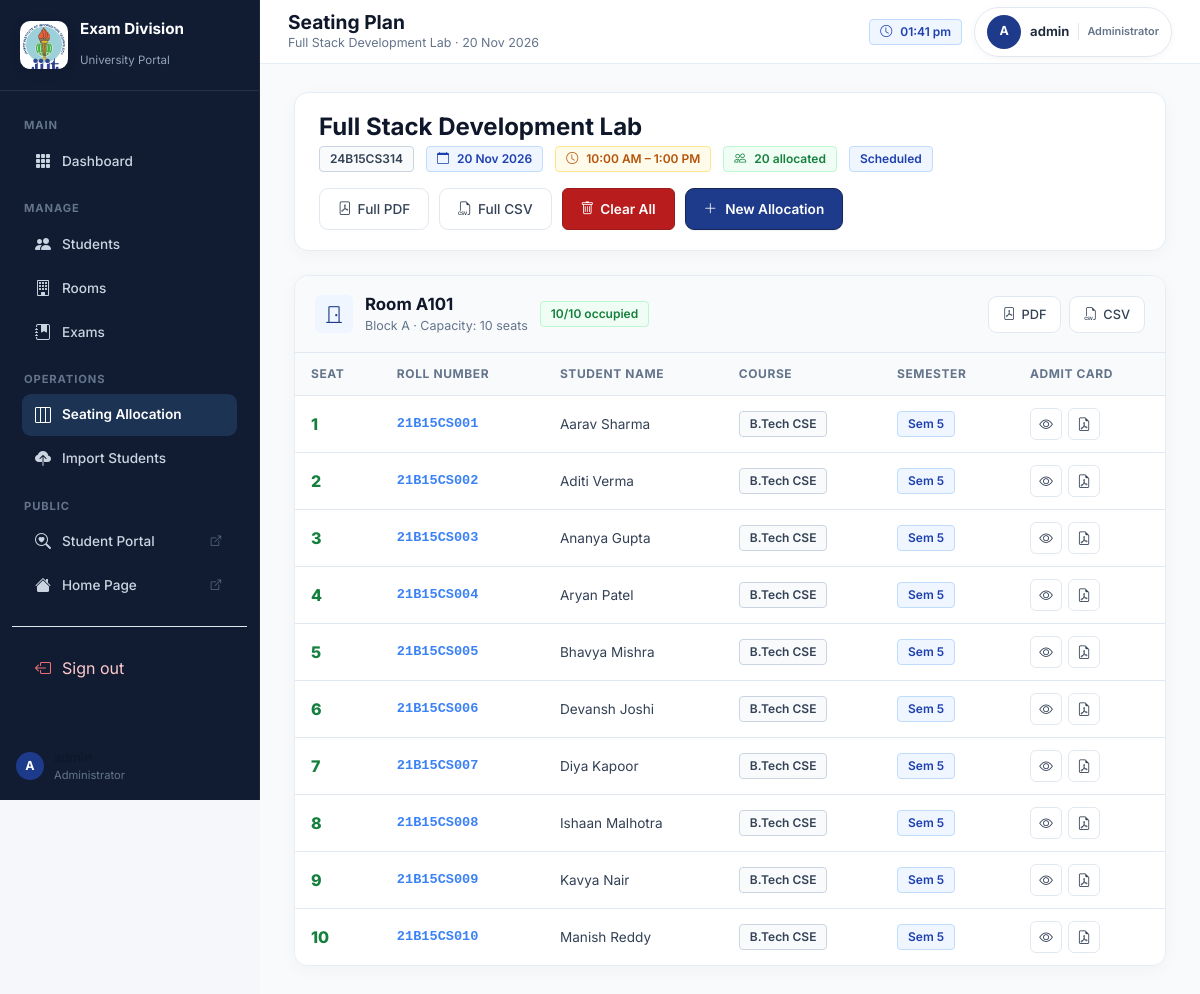
Before: /seating/1/ (signed in) with the older database file.
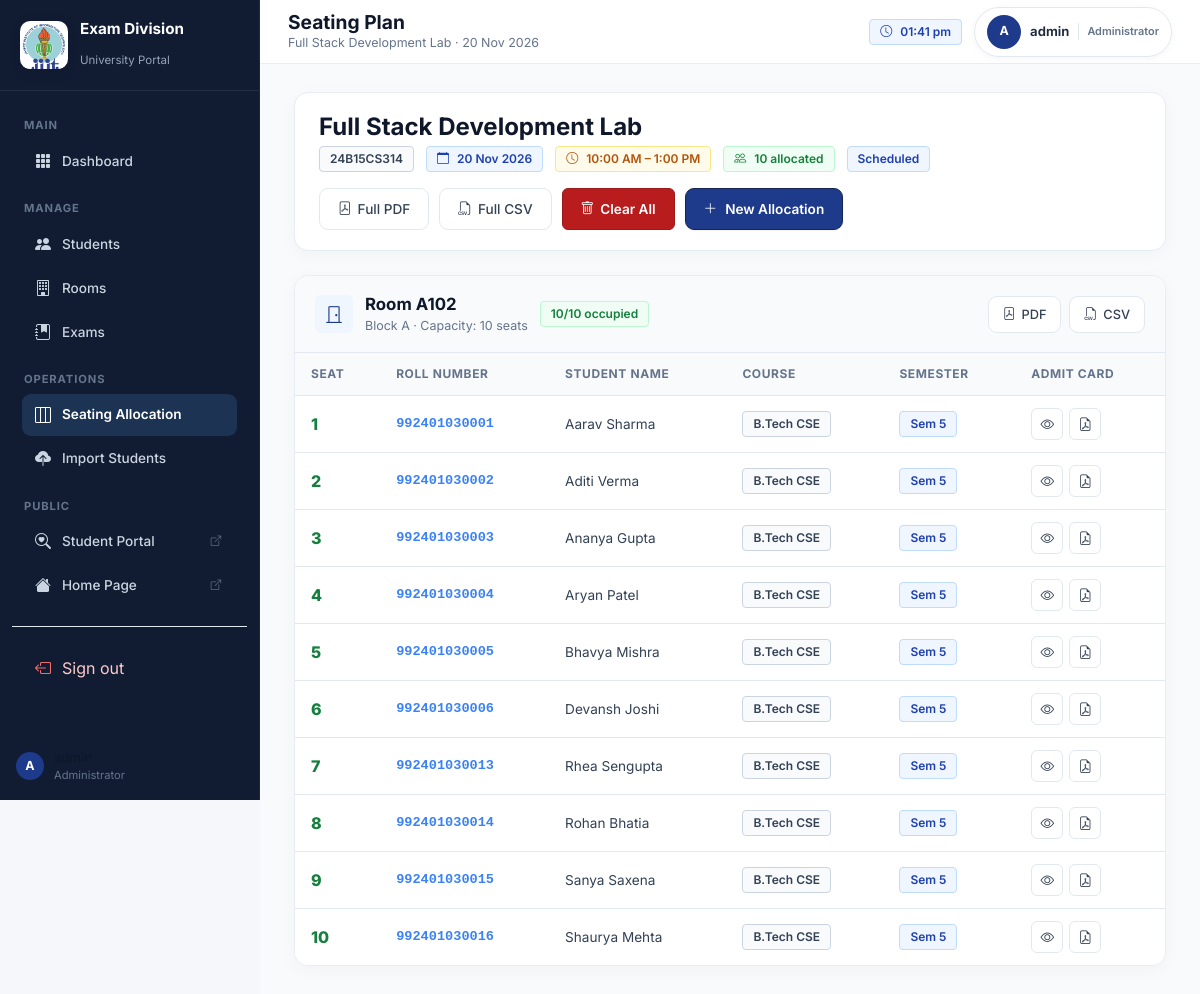
After: the same page with the newer database file.
### exams/models.py (models this page shows, shortened)
class Exam(models.Model):
    STATUS_CHOICES = [
        ('scheduled', 'Scheduled'),
        ('ongoing', 'Ongoing'),
        ('completed', 'Completed'),
        ('cancelled', 'Cancelled'),
    ]
    subject = models.CharField(max_length=150, verbose_name='Subject Name')
    subject_code = models.CharField(max_length=20, blank=True, null=True, verbose_name='Subject Code')
    target_course = models.CharField(max_length=50, choices=Student.COURSE_CHOICES, blank=True, default='', verbose_name='Applicable Course')
    target_semester = models.IntegerField(choices=Student.SEMESTER_CHOICES, blank=True, null=True, verbose_name='Applicable Semester')
    exam_date = models.DateField(verbose_name='Exam Date')
    start_time = models.TimeField(verbose_name='Start Time')
    end_time = models.TimeField(verbose_name='End Time')
    status = models.CharField(max_length=20, choices=STATUS_CHOICES, default='scheduled')
    description = models.TextField(blank=True, null=True)
    created_at = models.DateTimeField(auto_now_add=True)
    updated_at = models.DateTimeField(auto_now=True)
    class Meta:
        ordering = ['-exam_date', 'subject']
        verbose_name = 'Exam'
        verbose_name_plural = 'Exams'

class Room(models.Model):
    BUILDING_CHOICES = [
        ('Block A', 'Block A'),
        ('Block B', 'Block B'),
        ('Block C', 'Block C'),
        ('Block D', 'Block D'),
        ('Main Block', 'Main Block'),
        ('Lab Block', 'Lab Block'),
    ]
    room_number = models.CharField(max_length=20, unique=True, verbose_name='Room Number')
    building = models.CharField(max_length=50, choices=BUILDING_CHOICES, default='Block A')
    capacity = models.IntegerField(
        validators=[MinValueValidator(1)],
        verbose_name='Seating Capacity'
    )
    floor = models.IntegerField(default=0, verbose_name='Floor Number')
    is_active = models.BooleanField(default=True, verbose_name='Available for Exams')
    created_at = models.DateTimeField(auto_now_add=True)
    class Meta:
        ordering = ['building', 'room_number']
        verbose_name = 'Room'
        verbose_name_plural = 'Rooms'

class SeatingAllocation(models.Model):
    student = models.ForeignKey(Student, on_delete=models.CASCADE, verbose_name='Student')
    exam = models.ForeignKey(Exam, on_delete=models.CASCADE, verbose_name='Exam')
    room = models.ForeignKey(Room, on_delete=models.CASCADE, verbose_name='Room')
    seat_number = models.IntegerField(verbose_name='Seat Number')
    allocated_at = models.DateTimeField(auto_now_add=True)
    class Meta:
        unique_together = [
            ('student', 'exam'),
            ('exam', 'room', 'seat_number'),
        ]
        ordering = ['room', 'seat_number']
        verbose_name = 'Seating Allocation'
        verbose_name_plural = 'Seating Allocations'

class Student(models.Model):
    SEMESTER_CHOICES = [(i, f'Semester {i}') for i in range(1, 9)]
    COURSE_CHOICES = [
        ('B.Tech CSE', 'B.Tech CSE'),
        ('B.Tech ECE', 'B.Tech ECE'),
        ('B.Tech ME', 'B.Tech ME'),
        ('B.Tech CE', 'B.Tech CE'),
        ('B.Tech EE', 'B.Tech EE'),
        ('BCA', 'BCA'),
        ('MCA', 'MCA'),
        ('M.Tech', 'M.Tech'),
    ]
    user = models.OneToOneField(settings.AUTH_USER_MODEL, on_delete=models.SET_NULL, null=True, blank=True, related_name='student_profile')
    roll_number = models.CharField(max_length=20, unique=True, verbose_name='Roll Number')
    name = models.CharField(max_length=100, verbose_name='Full Name')
    email = models.EmailField(unique=True, verbose_name='Email Address')
    course = models.CharField(max_length=50, choices=COURSE_CHOICES, default='B.Tech CSE')
    semester = models.IntegerField(choices=SEMESTER_CHOICES, default=1)
    phone = models.CharField(max_length=15, blank=True, null=True)
    created_at = models.DateTimeField(auto_now_add=True)
    updated_at = models.DateTimeField(auto_now=True)
    class Meta:
        ordering = ['roll_number']
        verbose_name = 'Student'
        verbose_name_plural = 'Students'

### exams/views.py (the view)
# urls.py: path('seating/<int:exam_id>/', views.seating_detail, name='seating_detail'),
@staff_required
def seating_detail(request, exam_id):
    exam = get_object_or_404(Exam, pk=exam_id)
    allocations = SeatingAllocation.objects.filter(
        exam=exam
    ).select_related('student', 'room').order_by('room__room_number', 'seat_number')
    rooms_data = {}
    for alloc in allocations:
        room_key = alloc.room.room_number
        if room_key not in rooms_data:
            rooms_data[room_key] = {
                'room': alloc.room,
                'allocations': [],
                'count': 0,
            }
        rooms_data[room_key]['allocations'].append(alloc)
        rooms_data[room_key]['count'] += 1
    return render(request, 'exams/seating_detail.html', {
        'exam': exam,
        'rooms_data': rooms_data,
        'total_allocated': allocations.count(),
    })

### exams/views.py (called while the page is built)
def staff_required(view_func):
    @wraps(view_func)
    def _wrapped(request, *args, **kwargs):
        if not request.user.is_authenticated:
            return redirect(settings.LOGIN_URL + '?next=' + request.path)
        if not (request.user.is_staff or request.user.is_superuser):
            return redirect('student_dashboard' if hasattr(request.user, 'student_profile') else 'student_login')
        return view_func(request, *args, **kwargs)
    return _wrapped

### templates/exams/seating_detail.html (shortened to what this page needs)
{% extends 'exams/admin_base.html' %}
{% block page_title %}Seating Plan{% endblock %}
{% block page_subtitle %}{{ exam.subject }} · {{ exam.exam_date|date:"d M Y" }}{% endblock %}
{% block content %}
<div class="glass-card" style="padding:20px 24px;margin-bottom:24px">
  <div style="display:flex;align-items:center;justify-content:space-between;flex-wrap:wrap;gap:16px">
    <div>
      <h4 style="color:var(--text-primary);font-weight:700;margin-bottom:4px">{{ exam.subject }}</h4>
      <div style="display:flex;gap:12px;flex-wrap:wrap">
        {% if exam.subject_code %}<span class="badge-pill badge-info">{{ exam.subject_code }}</span>{% endif %}
        <span class="badge-pill badge-primary"><i class="bi bi-calendar me-1"></i>{{ exam.exam_date|date:"d M Y" }}</span>
        <span class="badge-pill badge-warning"><i class="bi bi-clock me-1"></i>{{ exam.start_time|time:"g:i A" }} – {{ exam.end_time|time:"g:i A" }}</span>
        <span class="badge-pill badge-success"><i class="bi bi-people me-1"></i>{{ total_allocated }} allocated</span>
        <span class="badge-pill badge-{% if exam.status == 'scheduled' %}primary{% elif exam.status == 'completed' %}success{% else %}warning{% endif %}">{{ exam.get_status_display }}</span>
      </div>
    </div>
    <div style="display:flex;gap:10px;flex-wrap:wrap">
      {% if total_allocated > 0 %}
      <a href="{% url 'download_exam_pdf' exam.id %}" class="btn-ghost" target="_blank">
        <i class="bi bi-file-pdf"></i><span>Full PDF</span>
      </a>
      <a href="{% url 'download_exam_csv' exam.id %}" class="btn-ghost">
        <i class="bi bi-filetype-csv"></i><span>Full CSV</span>
      </a>
      <a href="{% url 'clear_seating' exam.id %}" class="btn-danger-glow" style="padding:10px 18px;font-size:0.85rem"
        onclick="return confirm('Clear ALL seating allocations for this exam?')">
        <i class="bi bi-trash"></i><span>Clear All</span>
      </a>
      {% endif %}
      <a href="{% url 'seating_plan' %}" class="btn-primary-glow" style="padding:10px 18px;font-size:0.85rem">
        <i class="bi bi-plus-lg"></i><span>New Allocation</span>
      </a>
    </div>
  </div>
</div>
{% if not rooms_data %}
<div class="glass-card" style="padding:48px;text-align:center">
  <div style="font-size:3rem;margin-bottom:16px;color:#64748b"><i class="bi bi-grid-3x3-gap"></i></div>
  <h5 style="color:var(--text-primary);margin-bottom:8px">No seats allocated yet</h5>
  <p style="color:var(--text-muted);margin-bottom:20px">Create a seating plan for this exam to get started.</p>
  <a href="{% url 'seating_plan' %}" class="btn-primary-glow" style="padding:12px 28px">
    <i class="bi bi-layout-three-columns"></i><span>Allocate Seats</span>
  </a>
</div>
{% else %}
{% for room_number, data in rooms_data.items %}
<div class="glass-card" style="padding:0;overflow:hidden;margin-bottom:20px">
  <div style="padding:16px 20px;background:#f8fafc;border-bottom:1px solid #e2e8f0;display:flex;align-items:center;justify-content:space-between;flex-wrap:wrap;gap:12px">
    <div style="display:flex;align-items:center;gap:12px">
      <div style="width:38px;height:38px;border-radius:6px;background:#eff6ff;color:#1e3a8a;display:flex;align-items:center;justify-content:center;font-size:18px;flex-shrink:0"><i class="bi bi-door-closed"></i></div>
      <div>
        <div style="font-weight:700;font-size:1.05rem;color:#0f172a">Room {{ data.room.room_number }}</div>
        <div style="font-size:0.78rem;color:#64748b">{{ data.room.building }} · Capacity: {{ data.room.capacity }} seats</div>
      </div>
      <span class="badge-pill badge-success">{{ data.count }}/{{ data.room.capacity }} occupied</span>
    </div>
    <div style="display:flex;gap:8px">
      <a href="{% url 'download_room_pdf' exam.id data.room.id %}" class="btn-ghost" style="padding:8px 14px;font-size:0.8rem" target="_blank">
        <i class="bi bi-file-pdf"></i> PDF
      </a>
      <a href="{% url 'download_room_csv' exam.id data.room.id %}" class="btn-ghost" style="padding:8px 14px;font-size:0.8rem">
        <i class="bi bi-filetype-csv"></i> CSV
      </a>
    </div>
  </div>
  <div style="overflow-x:auto">
    <table class="ems-table">
      <thead>
        <tr>
          <th>Seat</th>
          <th>Roll Number</th>
          <th>Student Name</th>
          <th>Course</th>
          <th>Semester</th>
          <th>Admit Card</th>
        </tr>
      </thead>
      <tbody>
        {% for alloc in data.allocations %}
        <tr>
          <td style="font-weight:800;color:var(--accent-green);font-size:1rem">{{ alloc.seat_number }}</td>
          <td style="font-family:monospace;color:var(--primary-light);font-weight:600">{{ alloc.student.roll_number }}</td>
          <td>{{ alloc.student.name }}</td>
          <td><span class="badge-pill badge-info">{{ alloc.student.course }}</span></td>
          <td><span class="badge-pill badge-primary">Sem {{ alloc.student.semester }}</span></td>
          <td>
            <div style="display:flex;gap:6px">
              <a href="{% url 'view_admit_card' alloc.id %}" class="btn-icon" title="View / Print Hall Ticket" target="_blank">
                <i class="bi bi-eye"></i>
              </a>
              <a href="{% url 'download_admit_card' alloc.id %}" class="btn-icon success" title="Download ReportLab PDF" target="_blank">
                <i class="bi bi-file-earmark-pdf"></i>
              </a>
            </div>
          </td>
        </tr>
        {% endfor %}
      </tbody>
    </table>
  </div>
</div>
{% endfor %}
{% endif %}
{% endblock %}

### templates/exams/admin_base.html (shortened to what this page needs)
{% load static %}
<!DOCTYPE html>
<html lang="en">
<head>
  <link href="https://cdn.jsdelivr.net/npm/bootstrap@5.3.2/dist/css/bootstrap.min.css" rel="stylesheet">
  <link href="https://cdn.jsdelivr.net/npm/bootstrap-icons@1.11.3/font/bootstrap-icons.min.css" rel="stylesheet">
  <link href="{% static 'css/main.css' %}" rel="stylesheet">
</head>
<body>
<div class="admin-layout">
  <aside class="sidebar" id="sidebar">
    <div class="sidebar-brand">
      <div class="brand-logo-wrap"><img src="{% static 'images/jiit-logo.png' %}" alt="JIIT logo" class="brand-logo"></div>
      <div class="brand-text">
        <h4>Exam Division</h4>
        <span>University Portal</span>
      </div>
    </div>
    <nav class="sidebar-nav">
      <div class="nav-section-label">Main</div>
      <a href="{% url 'dashboard' %}" class="nav-link {% if request.resolver_match.url_name == 'dashboard' %}active{% endif %}">
        <i class="bi bi-grid-3x3-gap-fill"></i>
        <span>Dashboard</span>
      </a>
      <div class="nav-section-label mt-2">Manage</div>
      <a href="{% url 'student_list' %}" class="nav-link {% if 'student' in request.resolver_match.url_name %}active{% endif %}">
        <i class="bi bi-people-fill"></i>
        <span>Students</span>
      </a>
      <a href="{% url 'room_list' %}" class="nav-link {% if 'room' in request.resolver_match.url_name %}active{% endif %}">
        <i class="bi bi-building"></i>
        <span>Rooms</span>
      </a>
      <a href="{% url 'exam_list' %}" class="nav-link {% if 'exam' in request.resolver_match.url_name %}active{% endif %}">
        <i class="bi bi-journal-bookmark-fill"></i>
        <span>Exams</span>
      </a>
      <div class="nav-section-label mt-2">Operations</div>
      <a href="{% url 'seating_plan' %}" class="nav-link {% if 'seating' in request.resolver_match.url_name %}active{% endif %}">
        <i class="bi bi-layout-three-columns"></i>
        <span>Seating Allocation</span>
      </a>
      <a href="{% url 'student_import' %}" class="nav-link {% if request.resolver_match.url_name == 'student_import' %}active{% endif %}">
        <i class="bi bi-cloud-upload-fill"></i>
        <span>Import Students</span>
      </a>
      <div class="nav-section-label mt-2">Public</div>
      <a href="{% url 'student_login' %}" class="nav-link" target="_blank">
        <i class="bi bi-search-heart"></i>
        <span>Student Portal</span>
        <i class="bi bi-box-arrow-up-right ms-auto" style="font-size:0.65rem;color:var(--text-muted)"></i>
      </a>
      <a href="{% url 'home' %}" class="nav-link" target="_blank">
        <i class="bi bi-house-fill"></i>
        <span>Home Page</span>
        <i class="bi bi-box-arrow-up-right ms-auto" style="font-size:0.65rem;color:var(--text-muted)"></i>
      </a>
      <div class="divider"></div>
      <form method="post" action="{% url 'admin_logout' %}" class="sidebar-logout-form">
        <button type="submit" class="nav-link sidebar-logout-button">
          <i class="bi bi-box-arrow-left"></i>
          <span>Sign out</span>
        </button>
      </form>
    </nav>
    <div style="padding:16px;border-top:1px solid var(--border-glass)">
      <div style="display:flex;align-items:center;gap:10px">
        <div class="user-avatar">{{ request.user.username|first|upper }}</div>
        <div>
          <div style="font-size:0.8rem;font-weight:600;color:var(--text-primary)">{{ request.user.get_full_name|default:request.user.username }}</div>
          <div style="font-size:0.7rem;color:var(--text-muted)">Administrator</div>
        </div>
      </div>
    </div>
  </aside>
  <div class="main-content">
    <header class="top-navbar">
      <div style="display:flex;align-items:center;gap:16px">
        <div class="page-title">
          <h2>{% block page_title %}Dashboard{% endblock %}</h2>
          <p>{% block page_subtitle %}{% endblock %}</p>
        </div>
      </div>
      <div class="navbar-actions">
        <span class="badge-pill badge-primary d-none d-md-flex">
          <i class="bi bi-clock me-1"></i>
          <span id="currentTime"></span>
        </span>
        <div class="user-badge" aria-label="Signed in as {{ request.user.username }}">
          <div class="user-avatar">{{ request.user.username|first|upper }}</div>
          <span class="user-badge-name">{{ request.user.username }}</span>
          <span class="user-badge-role">Administrator</span>
        </div>
      </div>
    </header>
    <main class="content-area">
      {% block content %}{% endblock %}
    </main>
  </div>
</div>
</body>
</html>

Changed rows visible on the page:
no longer on this page (row unchanged): Room: room.room_number "A101", room.building "Block A", room.capacity "10", count "10"
removed SeatingAllocation: seat_number "1", student.roll_number "21B15CS001", student.name "Aarav Sharma", student.course "B.Tech CSE", student.semester "5", shown under "A101"
removed SeatingAllocation: seat_number "2", student.roll_number "21B15CS002", student.name "Aditi Verma", student.course "B.Tech CSE", student.semester "5", shown under "A101"
removed SeatingAllocation: seat_number "3", student.roll_number "21B15CS003", student.name "Ananya Gupta", student.course "B.Tech CSE", student.semester "5", shown under "A101"
removed SeatingAllocation: seat_number "4", student.roll_number "21B15CS004", student.name "Aryan Patel", student.course "B.Tech CSE", student.semester "5", shown under "A101"
removed SeatingAllocation: seat_number "5", student.roll_number "21B15CS005", student.name "Bhavya Mishra", student.course "B.Tech CSE", student.semester "5", shown under "A101"
removed SeatingAllocation: seat_number "6", student.roll_number "21B15CS006", student.name "Devansh Joshi", student.course "B.Tech CSE", student.semester "5", shown under "A101"
removed SeatingAllocation: seat_number "7", student.roll_number "21B15CS007", student.name "Diya Kapoor", student.course "B.Tech CSE", student.semester "5", shown under "A101"
removed SeatingAllocation: seat_number "8", student.roll_number "21B15CS008", student.name "Ishaan Malhotra", student.course "B.Tech CSE", student.semester "5", shown under "A101"
removed SeatingAllocation: seat_number "9", student.roll_number "21B15CS009", student.name "Kavya Nair", student.course "B.Tech CSE", student.semester "5", shown under "A101"
removed SeatingAllocation: seat_number "10", student.roll_number "21B15CS010", student.name "Manish Reddy", student.course "B.Tech CSE", student.semester "5", shown under "A101"
now on this page (row unchanged): Room: room.room_number "A102", room.building "Block A", room.capacity "10", count "10"
added SeatingAllocation: seat_number "1", student.roll_number "992401030001", student.name "Aarav Sharma", student.course "B.Tech CSE", student.semester "5", shown under "A102"
added SeatingAllocation: seat_number "2", student.roll_number "992401030002", student.name "Aditi Verma", student.course "B.Tech CSE", student.semester "5", shown under "A102"
added SeatingAllocation: seat_number "3", student.roll_number "992401030003", student.name "Ananya Gupta", student.course "B.Tech CSE", student.semester "5", shown under "A102"
added SeatingAllocation: seat_number "4", student.roll_number "992401030004", student.name "Aryan Patel", student.course "B.Tech CSE", student.semester "5", shown under "A102"
added SeatingAllocation: seat_number "5", student.roll_number "992401030005", student.name "Bhavya Mishra", student.course "B.Tech CSE", student.semester "5", shown under "A102"
added SeatingAllocation: seat_number "6", student.roll_number "992401030006", student.name "Devansh Joshi", student.course "B.Tech CSE", student.semester "5", shown under "A102"
added SeatingAllocation: seat_number "7", student.roll_number "992401030013", student.name "Rhea Sengupta", student.course "B.Tech CSE", student.semester "5", shown under "A102"
added SeatingAllocation: seat_number "8", student.roll_number "992401030014", student.name "Rohan Bhatia", student.course "B.Tech CSE", student.semester "5", shown under "A102"
added SeatingAllocation: seat_number "9", student.roll_number "992401030015", student.name "Sanya Saxena", student.course "B.Tech CSE", student.semester "5", shown under "A102"
added SeatingAllocation: seat_number "10", student.roll_number "992401030016", student.name "Shaurya Mehta", student.course "B.Tech CSE", student.semester "5", shown under "A102"
Other visible differences:
{{ total_allocated }}: "20" → "10"
